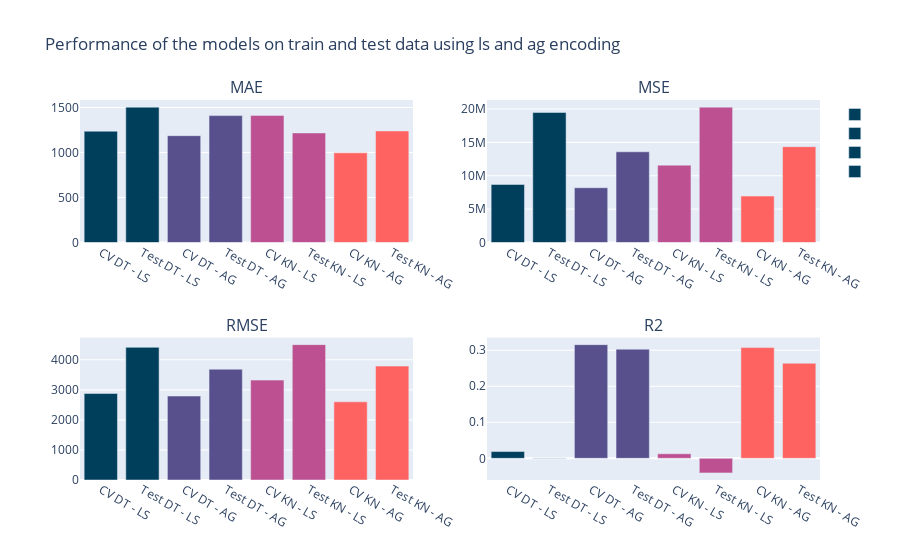

Here is the notebook cell this chart was saved with:
### Code cell
import plotly.graph_objects as go
from plotly.subplots import make_subplots

# Data for the bar plots
scorer_list = ['MAE', 'MSE', 'RMSE', 'R2']

result_list = [dtr_ls_results, dtr_ls_results_test, dtr_ag_results, dtr_ag_results_test, knr_ls_results, knr_ls_results_test, knr_ag_results, knr_ag_results_test]
regressor_list = ['CV DT - LS', 'Test DT - LS', 'CV DT - AG', 'Test DT - AG', 'CV KN - LS', 'Test KN - LS', 'CV KN - AG', 'Test KN - AG']

mae_values = []
mse_values = []
rmse_values = []
r2_values = []
i = 0

for result in result_list:
    if i == 1 or i == 3 or i == 5 or i == 7:
        mae_values.append(result[0])
        mse_values.append(result[1])
        rmse_values.append(result[2])
        r2_values.append(result[3])
    else:
        mae_values.append(result.loc[result[f'rank_test_{scorer_list[0]}'] == 1, f'mean_test_{scorer_list[0]}'].values[0])
        mse_values.append(result.loc[result[f'rank_test_{scorer_list[1]}'] == 1, f'mean_test_{scorer_list[1]}'].values[0])
        rmse_values.append(result.loc[result[f'rank_test_{scorer_list[2]}'] == 1, f'mean_test_{scorer_list[2]}'].values[0])
        r2_values.append(result.loc[result[f'rank_test_{scorer_list[3]}'] == 1, f'mean_test_{scorer_list[3]}'].values[0])
    i += 1


# Create subplots
fig = make_subplots(rows=2, cols=2, subplot_titles=['MAE', 'MSE', 'RMSE', 'R2'])

# Add bar plots to subplots
fig.add_trace(go.Bar(x=regressor_list, y=mae_values), row=1, col=1)
fig.add_trace(go.Bar(x=regressor_list, y=mse_values), row=1, col=2)
fig.add_trace(go.Bar(x=regressor_list, y=rmse_values), row=2, col=1)
fig.add_trace(go.Bar(x=regressor_list, y=r2_values), row=2, col=2)

# Update layout
fig.update_layout(title='Performance of the models on train and test data using ls and ag encoding')

# Update colors to blue purple yellow and green
fig.update_traces(marker_color=['#003f5c', '#003f5c', '#58508d', '#58508d', '#bc5090', '#bc5090', '#ff6361', '#ff6361'])

# Update legend trace 'trace 0' to 'train'
fig.update_traces(name='')

# Show the figure
fig.show()

### Figure 1 — Plotly figure (JSON) as saved in the notebook; plotly's stock layout.template omitted (floating-point values rounded to 4 significant figures)
{"data": [{"marker": {"color": ["#003f5c", "#003f5c", "#58508d", "#58508d", "#bc5090", "#bc5090", "#ff6361", "#ff6361"]}, "name": "", "type": "bar", "x": ["CV DT - LS", "Test DT - LS", "CV DT - AG", "Test DT - AG", "CV KN - LS", "Test KN - LS", "CV KN - AG", "Test KN - AG"], "xaxis": "x", "y": [1236.0, 1504.0, 1187.0, 1409.0, 1412.0, 1217.0, 996.1, 1239.0], "yaxis": "y"}, {"marker": {"color": ["#003f5c", "#003f5c", "#58508d", "#58508d", "#bc5090", "#bc5090", "#ff6361", "#ff6361"]}, "name": "", "type": "bar", "x": ["CV DT - LS", "Test DT - LS", "CV DT - AG", "Test DT - AG", "CV KN - LS", "Test KN - LS", "CV KN - AG", "Test KN - AG"], "xaxis": "x2", "y": [8695000.0, 19480000.0, 8207000.0, 13590000.0, 11590000.0, 20290000.0, 6959000.0, 14360000.0], "yaxis": "y2"}, {"marker": {"color": ["#003f5c", "#003f5c", "#58508d", "#58508d", "#bc5090", "#bc5090", "#ff6361", "#ff6361"]}, "name": "", "type": "bar", "x": ["CV DT - LS", "Test DT - LS", "CV DT - AG", "Test DT - AG", "CV KN - LS", "Test KN - LS", "CV KN - AG", "Test KN - AG"], "xaxis": "x3", "y": [2877.0, 4414.0, 2793.0, 3687.0, 3323.0, 4504.0, 2600.0, 3789.0], "yaxis": "y3"}, {"marker": {"color": ["#003f5c", "#003f5c", "#58508d", "#58508d", "#bc5090", "#bc5090", "#ff6361", "#ff6361"]}, "name": "", "type": "bar", "x": ["CV DT - LS", "Test DT - LS", "CV DT - AG", "Test DT - AG", "CV KN - LS", "Test KN - LS", "CV KN - AG", "Test KN - AG"], "xaxis": "x4", "y": [0.01881, 0.0007692, 0.3155, 0.3029, 0.01251, -0.04038, 0.3072, 0.2637], "yaxis": "y4"}], "layout": {"annotations": [{"font": {"size": 16}, "showarrow": false, "text": "MAE", "x": 0.225, "xanchor": "center", "xref": "paper", "y": 1, "yanchor": "bottom", "yref": "paper"}, {"font": {"size": 16}, "showarrow": false, "text": "MSE", "x": 0.775, "xanchor": "center", "xref": "paper", "y": 1, "yanchor": "bottom", "yref": "paper"}, {"font": {"size": 16}, "showarrow": false, "text": "RMSE", "x": 0.225, "xanchor": "center", "xref": "paper", "y": 0.375, "yanchor": "bottom", "yref": "paper"}, {"font": {"size": 16}, "showarrow": false, "text": "R2", "x": 0.775, "xanchor": "center", "xref": "paper", "y": 0.375, "yanchor": "bottom", "yref": "paper"}], "title": {"text": "Performance of the models on train and test data using ls and ag encoding"}, "xaxis": {"anchor": "y", "domain": [0, 0.45]}, "xaxis2": {"anchor": "y2", "domain": [0.55, 1]}, "xaxis3": {"anchor": "y3", "domain": [0, 0.45]}, "xaxis4": {"anchor": "y4", "domain": [0.55, 1]}, "yaxis": {"anchor": "x", "domain": [0.625, 1]}, "yaxis2": {"anchor": "x2", "domain": [0.625, 1]}, "yaxis3": {"anchor": "x3", "domain": [0, 0.375]}, "yaxis4": {"anchor": "x4", "domain": [0, 0.375]}}}
